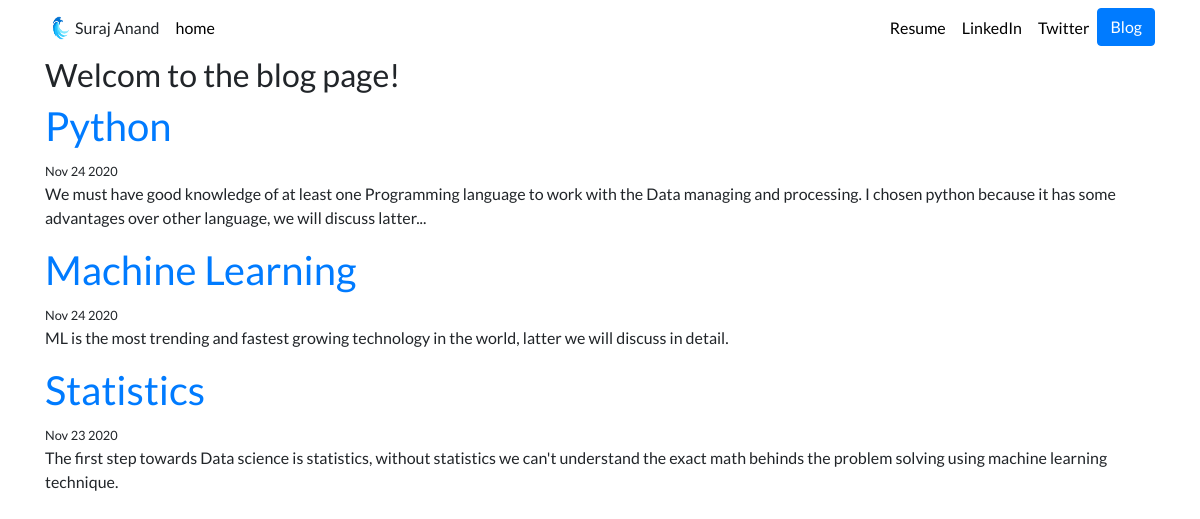
The page /blog/index/ on the database its author committed.
### blog/models.py (models this page shows, shortened)
class Blog(models.Model):
	title = models.CharField(max_length=200)
	description = models.TextField()
	date = models.DateField()

### blog/views.py (the view)
# urls.py: path('index/', views.Index, name='index'),
def Index(request):
	blogs = Blog.objects.order_by('-date')
	return render(request, 'blog/index.html', {'blogs':blogs})

### blog/templates/blog/index.html
{% extends 'blog/base.html' %}
{% block content %}
<h2>Welcom to the blog page!</h2>
{% for blog in blogs %}
<a href="{% url 'blog:detail' blog.id %}"><h1>{{blog.title}}</h1></a>
<small>{{blog.date|date:'M d Y'}}</small>
<p>{{blog.description|safe|truncatechars:500}}</p>
{% endfor %}
{% endblock %}

### portfolio/static/portfolio/custom.css (style rules this page uses)
body { font-family: 'Lato', sans-serif; }

### rows shown on the page
Blog: title "Python", date "Nov 24 2020", description "We must have good knowledge of at least one Programming language to work with the Data managing and processing. I chosen python because it has some advantages over other language, we will discuss latter..."
Blog: title "Machine Learning", date "Nov 24 2020", description "ML is the most trending and fastest growing technology in the world, latter we will discuss in detail."
Blog: title "Statistics", date "Nov 23 2020", description "The first step towards Data science is statistics, without statistics we can't understand the exact math behinds the problem solving using machine learning technique."
